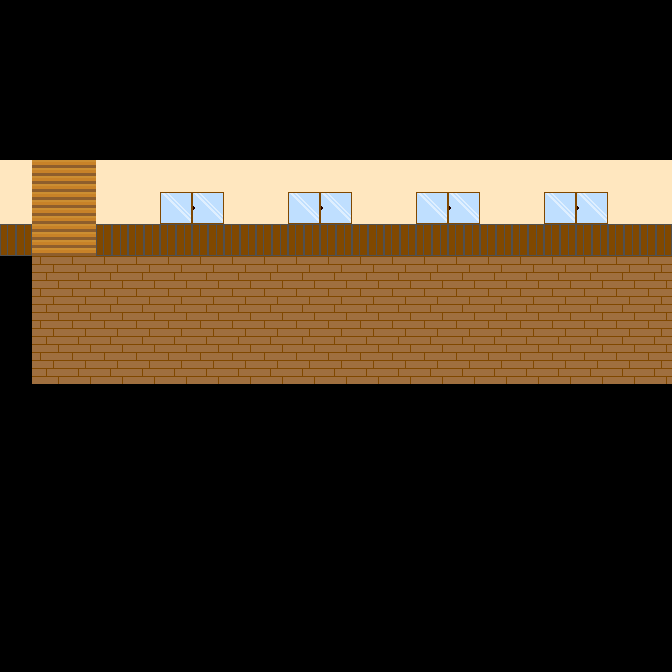

Tiled map render using the project's own tile images. Description and the whole map definition, tile-layer contents included, below:
An orthogonal 21x21 tile map with 32x32 px tiles, 1 tile layer (タイルレイヤー1).

<map version="1.10" tiledversion="1.11.2" orientation="orthogonal" renderorder="right-down" width="21" height="21" tilewidth="32" tileheight="32" infinite="0" nextlayerid="2" nextobjectid="1">
 <editorsettings>
  <export target="map1.csv" format="csv" />
 </editorsettings>
 <tileset firstgid="1" source="map_img.tsx" />
 <layer id="1" name="タイルレイヤー1" width="21" height="21">
  <data encoding="csv">
1,1,1,1,1,1,1,1,1,1,1,1,1,1,1,1,1,1,1,1,1,
1,1,1,1,1,1,1,1,1,1,1,1,1,1,1,1,1,1,1,1,1,
1,1,1,1,1,1,1,1,1,1,1,1,1,1,1,1,1,1,1,1,1,
1,1,1,1,1,1,1,1,1,1,1,1,1,1,1,1,1,1,1,1,1,
1,1,1,1,1,1,1,1,1,1,1,1,1,1,1,1,1,1,1,1,1,
4,17,17,4,4,4,4,4,4,4,4,4,4,4,4,4,4,4,4,4,4,
4,17,17,4,4,6,5,4,4,6,5,4,4,6,5,4,4,6,5,4,4,
3,17,17,3,3,3,3,3,3,3,3,3,3,3,3,3,3,3,3,3,3,
1,2,2,2,2,2,2,2,2,2,2,2,2,2,2,2,2,2,2,2,2,
1,2,2,2,2,2,2,2,2,2,2,2,2,2,2,2,2,2,2,2,2,
1,2,2,2,2,2,2,2,2,2,2,2,2,2,2,2,2,2,2,2,2,
1,2,2,2,2,2,2,2,2,2,2,2,2,2,2,2,2,2,2,2,2,
1,1,1,1,1,1,1,1,1,1,1,1,1,1,1,1,1,1,1,1,1,
1,1,1,1,1,1,1,1,1,1,1,1,1,1,1,1,1,1,1,1,1,
1,1,1,1,1,1,1,1,1,1,1,1,1,1,1,1,1,1,1,1,1,
1,1,1,1,1,1,1,1,1,1,1,1,1,1,1,1,1,1,1,1,1,
1,1,1,1,1,1,1,1,1,1,1,1,1,1,1,1,1,1,1,1,1,
1,1,1,1,1,1,1,1,1,1,1,1,1,1,1,1,1,1,1,1,1,
1,1,1,1,1,1,1,1,1,1,1,1,1,1,1,1,1,1,1,1,1,
1,1,1,1,1,1,1,1,1,1,1,1,1,1,1,1,1,1,1,1,1,
1,1,1,1,1,1,1,1,1,1,1,1,1,1,1,1,1,1,1,1,1
</data>
 </layer>
</map>
